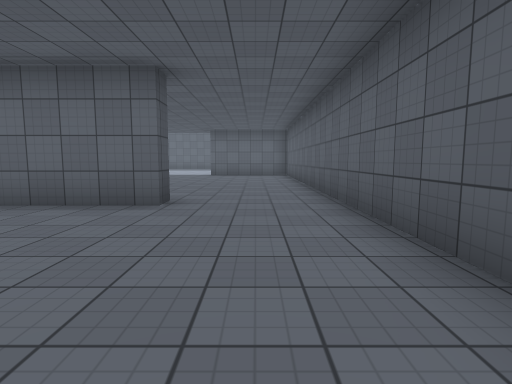
view 1 (above)

24 first-person views from a walk through a 3-D level made in the Unity game engine. The camera is 1.3 m above the floor, tilts 6° down and sees 80° across. The floor is counted in squares, 2 m on a side. Each view is taken from the middle of a square. On the plan, view 1 faces up. The plan holds only what a view shows up to about 10 squares ahead; the rest is blank. The player is left out. Surface patterns are stand-ins for the level's own textures.

view 2
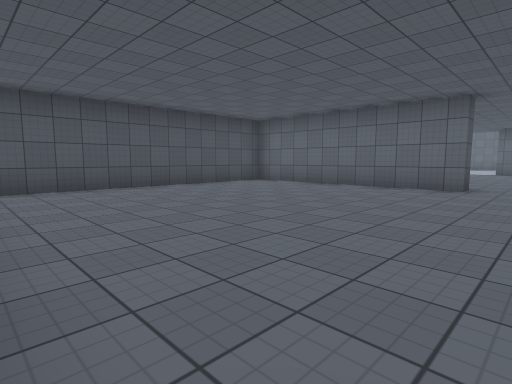

view 3
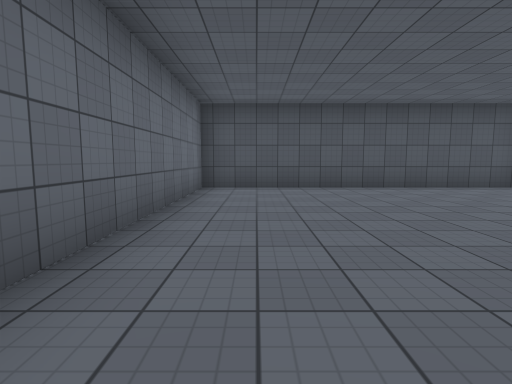

view 4
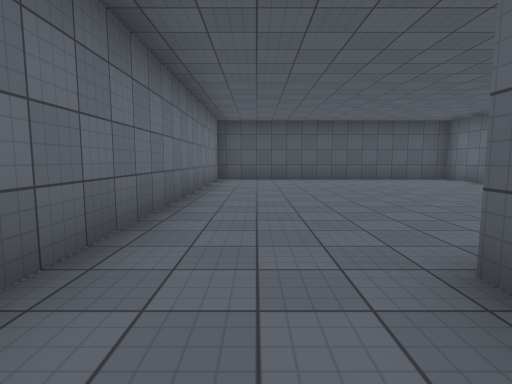

view 5
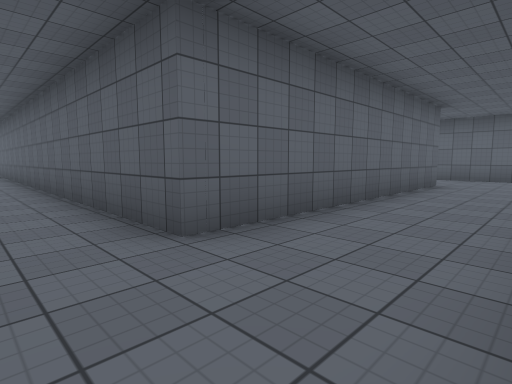

view 6
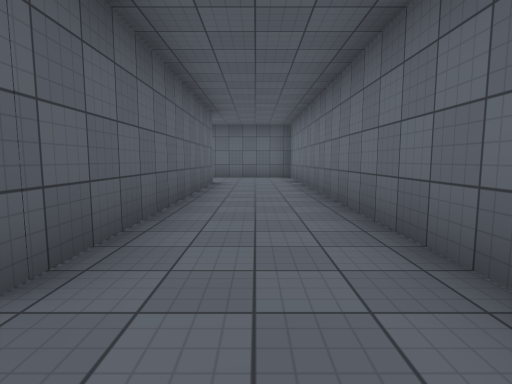

view 7
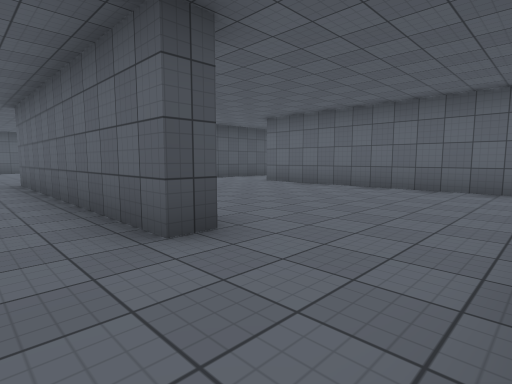

view 8
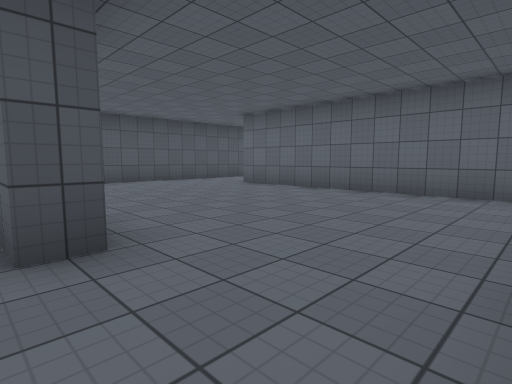

view 9
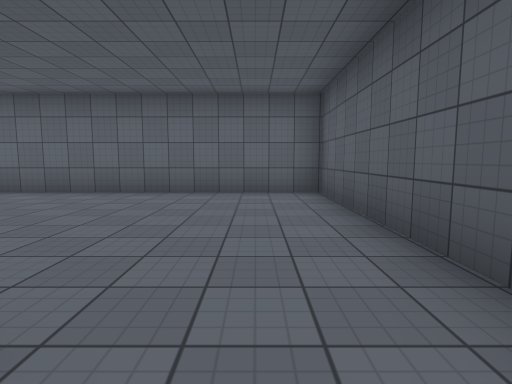

view 10
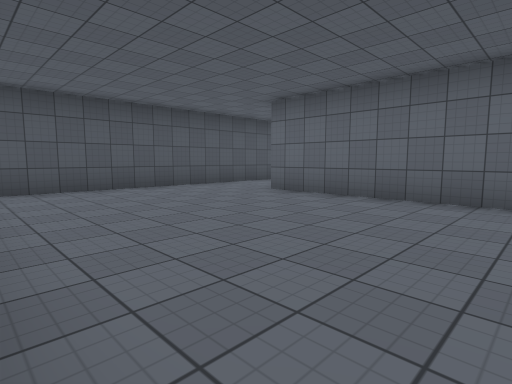

view 11
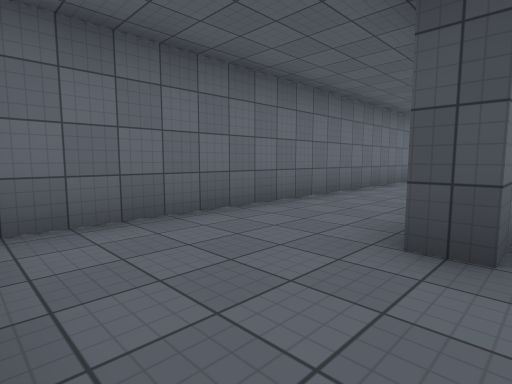

view 12
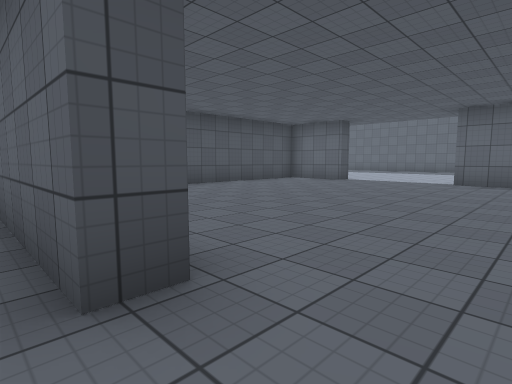

view 13
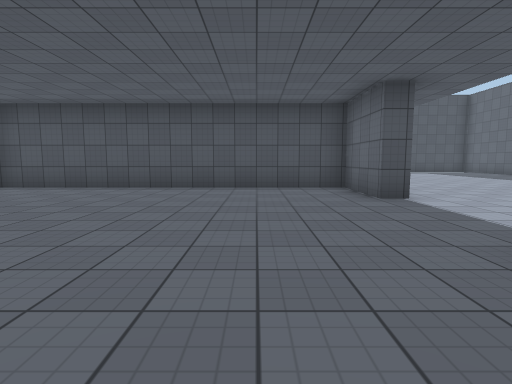

view 14
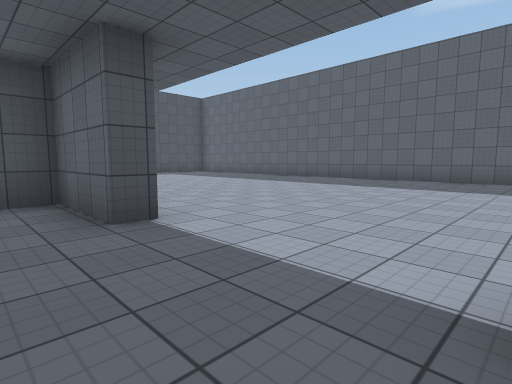

view 15
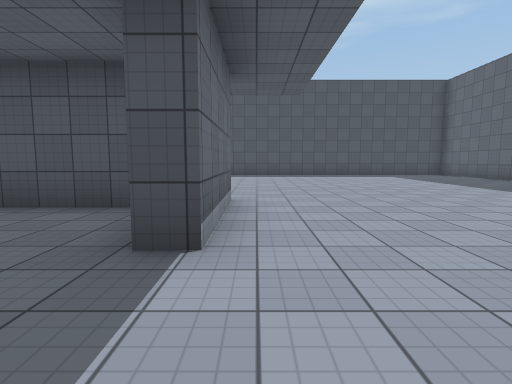

view 16
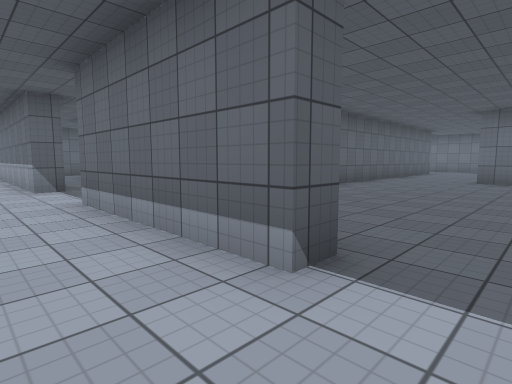

view 17
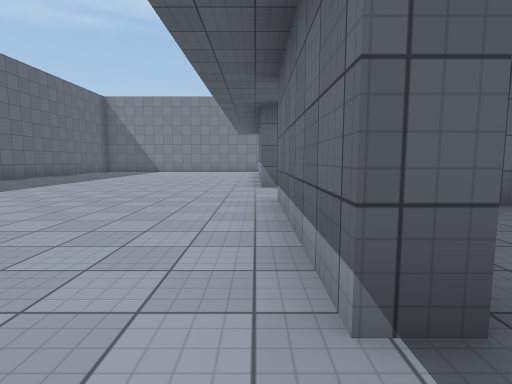

view 18
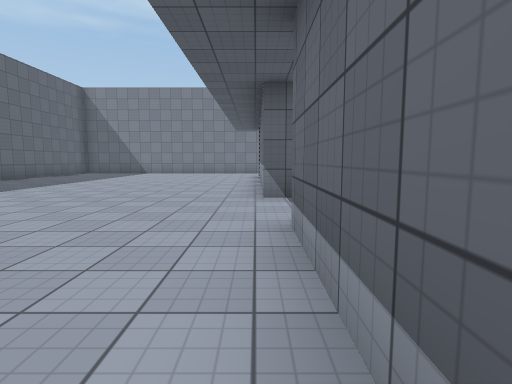

view 19
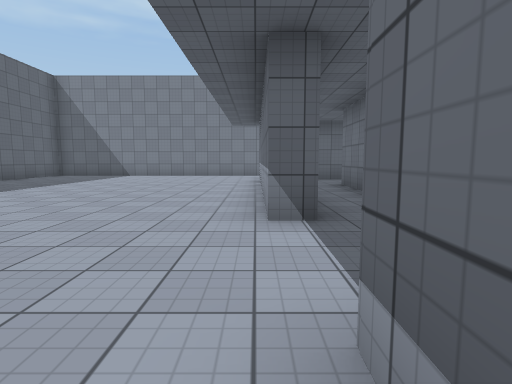

view 20
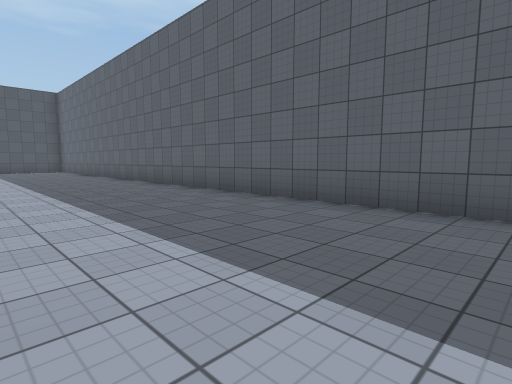

view 21
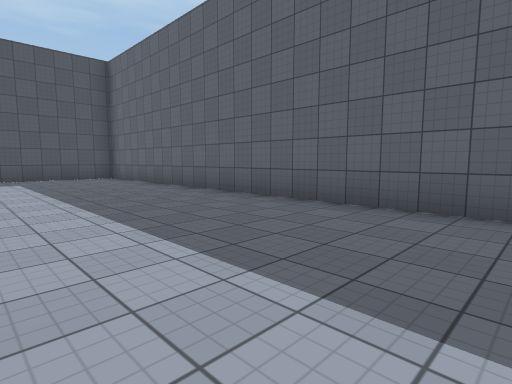

view 22
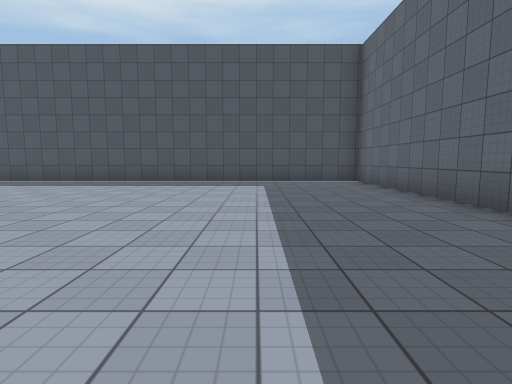

view 23
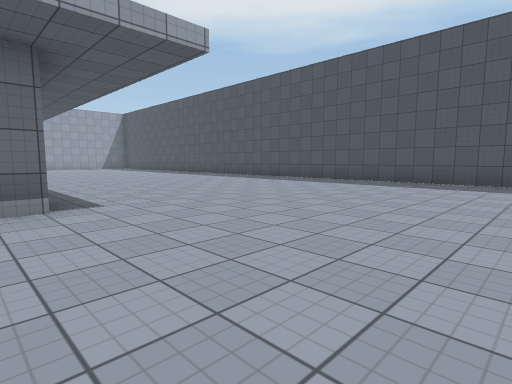

view 24
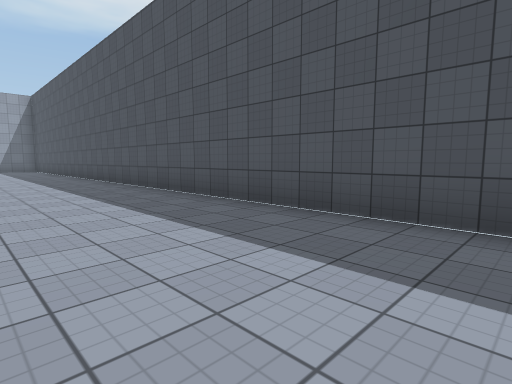

### Floor plan
Ten units are one square. View 1 is at (0, 0); x grows to the right and y downward. Boxes are objects, and circles mark ways between rooms. Rooms are numbered by the first view taken in them; rooms with no view inside come last. Other rooms are left out.
<svg viewBox="-168 -226 286 264">
<path fill="none" stroke="#000" d="M13 8 13 -66M-14 -49 -14 -43 -72 -43 -72 33 5 33M81 2 87 2 87 8 13 8M113 20 113 -51 42 -51M20 -55 20 -5M5 33 108 33M-79 -136 -51 -136 -51 -131 -72 -131 -72 -49M-8 -131 -19 -131 -19 -136 21 -136M-21 -49 -14 -49M13 -66 13 -105M42 -132 42 -139 108 -139M18 -221 -163 -221 -163 -40M71 -221 66 -221M91 -221 86 -221M111 -221 106 -221"/>
<circle cx="5" cy="25" r="3" fill="#2a7"/>
<circle cx="0" cy="-57" r="3" fill="#2a7"/>
<text x="-20" y="-10">1</text>
<text x="70" y="-10">2</text>
<text x="-50" y="-120">3</text>
</svg>
Room 1 opens to room 2. Room 1 opens to room 3.

Where each view was taken, in squares from view 1:
view 1: 0 up, 0 right, facing up
view 2: 3 down, 0 right, facing up-left
view 3: 2 down, 0 right, facing left
view 4: 2 down, 3 right, facing left
view 5: 3 down, 0 right, facing up-right
view 6: 2 down, 0 right, facing right
view 7: 2 down, 11 right, facing up-left
view 8: 1 down, 11 right, facing up-left
view 9: 1 down, 10 right, facing up
view 10: 0 up, 9 right, facing up-left
view 11: 0 up, 11 right, facing down-left
view 12: 4 up, 0 right, facing up-left
view 13: 11 up, 0 right, facing left
view 14: 12 up, 2 left, facing up-left
view 15: 14 up, 3 left, facing left
view 16: 15 up, 3 left, facing down-right
view 17: 14 up, 3 left, facing right
view 18: 14 up, 1 left, facing right
view 19: 14 up, 1 right, facing right
view 20: 18 up, 2 right, facing up-left
view 21: 18 up, 5 left, facing up-left
view 22: 19 up, 7 left, facing left
view 23: 18 up, 7 left, facing down-left
view 24: 15 up, 13 left, facing down-left
